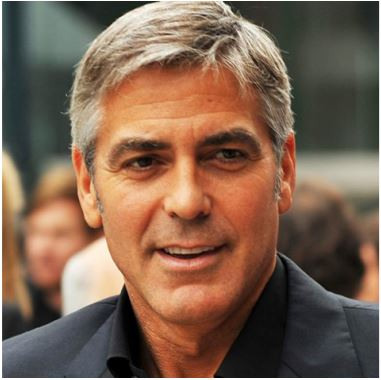
#> input picture im2.jpg, 381 x 380 px
$ python 2017MT10747_polarT.py   (older library calls are emulated)
#> lines starting #> are read from the running program, lines starting #| are printed output that depends on the picture
#> further down, image is the input picture: shape (380, 381, 3); mean R, G, B 125.9, 99.1, 80.7

import numpy as np #for matrix operations
import matplotlib.image as img #for plotting the image pixels as images
import math
import scipy.misc #for saving image in JPG format
from matplotlib import pyplot as plt

def polar_transform(image):
    m, n, o = image.shape #Image size x & y and RGB values
#> m = 380; n = 381; o = 3
    center_y = m/2
#> center_y = 190
    center_x = n/2
#> center_x = 190.5
    r = math.sqrt( center_x * center_x + center_y * center_y )
#> r = 269.1
    r = int(r) #The radius size of the image
#> r = 269
    new_img = np.zeros((r,300, 3)) #Size of the image as (radius, no. of different angles, RGB)
    for i in range(r):
        for j in range(300):
            theta = j * math.pi / 150
            x = center_x + i*math.cos(theta)
            y= center_y + i * math.sin(theta)
            x = int(x)
            y = int(y)

            if x >= 0 and x < n and y >= 0 and y < m:

               new_img[i][j] = image[y][x] #setting all the non negative values in the image
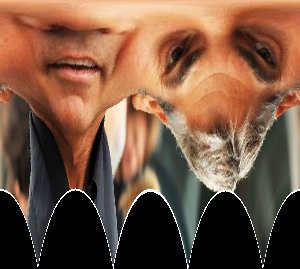
#> new_img: shape (269, 300, 3) float64; mean R, G, B 118.5, 85.5, 65.5
    new_img = new_img.astype(int) #converting the pixel values to integers
    return new_img


#################################################################

# Image Import
image = img.imread("im2.jpg")
image  = np.array(image)

#################################################################

#################################################################

# PART 1

new_img = polar_transform(image)
scipy.misc.imsave('im2_polar.jpg', new_img)
imgplot = plt.imshow(new_img)
plt.show()

#################################################################
